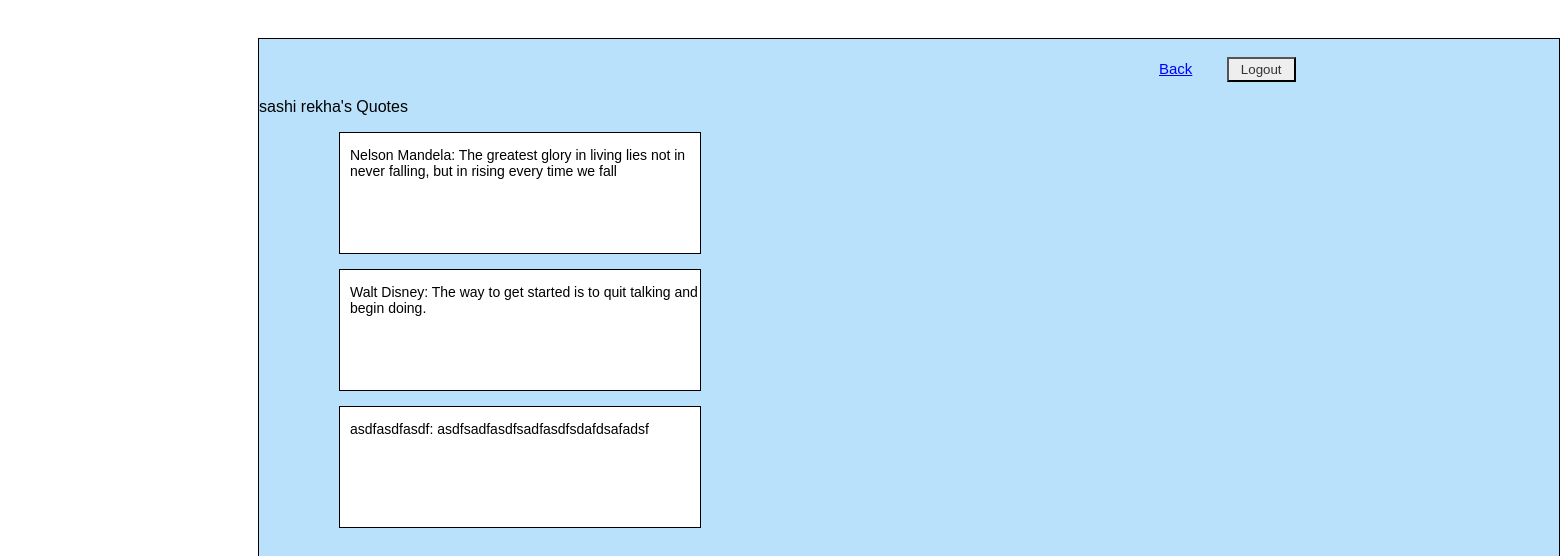
/user_profile/11, run on the app's committed database.
### userquote/models.py (models this page shows)
class User(models.Model):
    first_name = models.CharField(max_length=50)
    last_name = models.CharField(max_length=50)
    email = models.CharField(max_length=50)
    password = models.CharField(max_length=50)
    created_at = models.DateTimeField(auto_now_add=True)
    updated_at = models.DateTimeField(auto_now=True)
    objects = UserManager()

class Wall_Quote(models.Model):
    message = models.CharField(max_length=255)
    author = models.CharField(max_length=255)
    poster = models.ForeignKey(User,related_name='usermessages', on_delete=models.CASCADE)
    created_at = models.DateTimeField(auto_now_add=True)
    updated_at = models.DateTimeField(auto_now=True)
    user_likes = models.ManyToManyField(User, related_name='liked_posts')
    objects = QuoteManager()

### userquote/views.py (the view)
# urls.py: path('user_profile/<int:id>',views.profile),
def profile(request,id):
    context={
        'user' : User.objects.get(id=id)
        }
    return render(request,'profile.html', context)

### userquote/templates/profile.html (shortened to what this page needs)
<!DOCTYPE html>
<html lang="en">
<head>
  {% load static %}
  <link rel="stylesheet" href="{% static 'css/quotestyle.css' %}">
</head>
<body>
  <div class="container">
    <br>
    <a id="back" href="/quotes">Back</a>
    <form action="/logout" method='POST'>
      <input id="button1" type="submit" name="logout" value="Logout">
    </form>
    <p id="quotesheader1"> {{user.first_name}} {{user.last_name}}'s  Quotes </p>
    {% for post in user.usermessages.all %}
    <div class='userposts'>
      <p id="quotearea1" >{{post.author}}: {{post.message}}</p><br>
    </div>
    {% endfor %}
  </div>
</body>
</html>

### userquote/static/css/quotestyle.css (style rules this page uses)
.container { display:inline-block; overflow-y: scroll; background-color: #b9e1fc; border: 1px solid black; margin-top: 30px; margin-left: 250px; height: 800px; width: 1300px; font-family: Arial, Helvetica, sans-serif; }
form { display: inline-block; }
#back { margin-left: 900px; font-size: 15px; color: blue; }
form #button1 { display: inline-block; margin-left: 30px; text-decoration: none; background-color: #EEEEEE; color: #333333; padding: 3px 12px; text-align: center; }
.userposts { overflow-y:scroll; margin-left: 80px; margin-top: 15px; border: 1px solid black; width: 360px; height: 120px; background-color: white; word-wrap: normal; white-space:normal; }
#quotearea1 { font-size: 14px; text-align: left; margin-left: 10px; }

### data on the page
User: first_name "sashi", last_name "rekha"
Wall_Quote: author "Nelson Mandela", message "The greatest glory in living lies not in never falling, but in rising every time we fall"
Wall_Quote: author "Walt Disney", message "The way to get started is to quit talking and begin doing."
Wall_Quote: author "asdfasdfasdf", message "asdfsadfasdfsadfasdfsdafdsafadsf"
